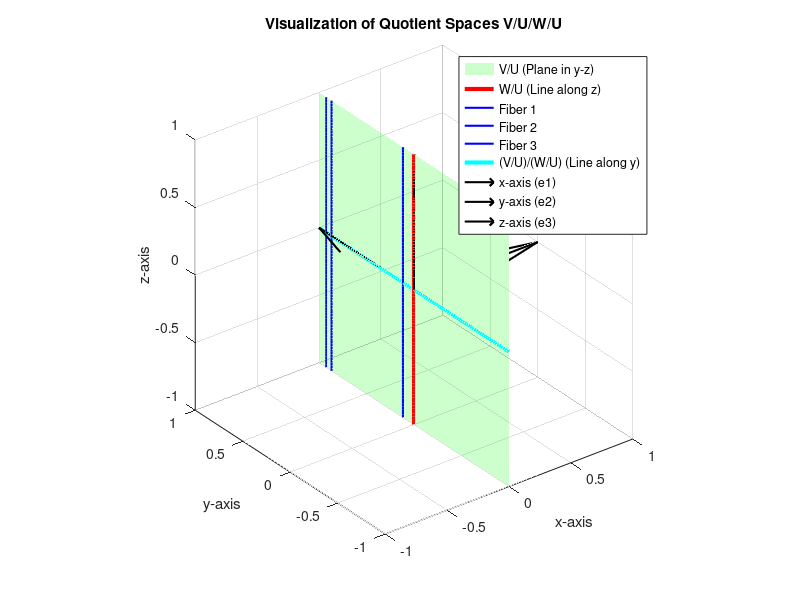

Source code (MATLAB):
% Basis vectors
e1 = [1; 0; 0]; % Basis for U
e2 = [0; 1; 0]; % Offset direction (for fibers)
e3 = [0; 0; 1]; % Perpendicular direction (for fiber translations in z)

% Fiber parameters (affine lines parallel to e2 = span(e2))
t = linspace(-1, 1, 100); % Parameter for line generation

% Number of fibers (along the y direction)
num_fibers = 3; 

% Generate random fiber offsets along z (for the fibers along e3)
fiber_offsets_z = 2 * rand(1, num_fibers) - 1;  % Random offsets along z ([-1, 1])

% 3D Plot
figure;
hold on;

% Plot the plane in y-z direction for V/U
% Plane for V/U should lie in y-z direction (e2, e3)
[z_plane, y_plane] = meshgrid(linspace(-1, 1, 20), linspace(-1, 1, 20)); % Create a plane in y-z
x_plane = zeros(size(z_plane));  % z = 0 (since the plane lies in y-z)

% Plot the plane representing V/U (spanning e2-e3 direction)
surf(x_plane, y_plane, z_plane, 'FaceColor', 'g', 'FaceAlpha', 0.2, 'EdgeColor', 'none', 'DisplayName', 'V/U (Plane in y-z)');

% Plot the line in z direction representing W/U (z-axis)
plot3(zeros(size(t)), zeros(size(t)), t, 'r-', 'LineWidth', 3, 'DisplayName', 'W/U (Line along z)');

% Plot fibers (blue lines) along the y direction (translations along e2)
for i = 1:num_fibers
    fiber = e3 * t + fiber_offsets_z(i) * e2;  % Translating along e2 and e3
    plot3(fiber(1, :), fiber(2, :), fiber(3, :), 'b-', 'LineWidth', 1.5, 'DisplayName', ['Fiber ' num2str(i)]);
end

% Plot the quotient space (V/U)/(W/U) as a vertical line along the y-axis
plot3(zeros(size(t)), t, zeros(size(t)), 'c-', 'LineWidth', 3, 'DisplayName', '(V/U)/(W/U) (Line along y)');

% Add arrows for axes
quiver3(0, 0, 0, 1, 0, 0, 0, 'k', 'LineWidth', 1.5, 'DisplayName', 'x-axis (e1)');
quiver3(0, 0, 0, 0, 1, 0, 0, 'k', 'LineWidth', 1.5, 'DisplayName', 'y-axis (e2)');
quiver3(0, 0, 0, 0, 0, 1, 0, 'k', 'LineWidth', 1.5, 'DisplayName', 'z-axis (e3)');

% Add labels and grid
xlabel('x-axis');
ylabel('y-axis');
zlabel('z-axis');
title('Visualization of Quotient Spaces V/U/W/U');
legend;
axis([-1 1 -1 1 -1 1]); % Keep fibers within plot bounds
axis equal;
grid on;
view(3);
hold off;

